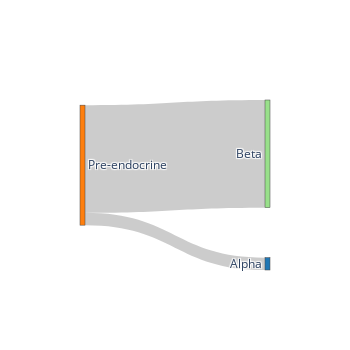

The code cell stored with this chart in its notebook:
### Code cell
color_node = ['#ff7f0e', '#98e08a', '#2077b4', '#94678b']
color_link = ['#ff7f0e', '#98e08a', '#2077b4', '#94678b']

label = ["Pre-endocrine", "Beta", "Alpha"]
source = [0, 0, 0]
target = [1, 2, 3]
value = [np.sum(terminal_class == "Beta") / terminal_class.shape[0], 
         np.sum(terminal_class == "Alpha") / terminal_class.shape[0]]
# data to dict, dict to sankey
link = dict(source = source, target = target, value = value)
node = dict(label = label, pad=50, thickness=5, color=color_node)
data = go.Sankey(link = link, node=node)
# plot
fig = go.Figure(data)
fig.update_layout(
    autosize=False,
    width=350,
    height=350)
fig.write_image("sankey-baseline.png", width=350, height=350, scale=3)
fig.show()

### Figure 1 — Plotly figure (JSON) as saved in the notebook; plotly's stock layout.template omitted (floating-point values rounded to 4 significant figures)
{"data": [{"link": {"source": [0, 0, 0], "target": [1, 2, 3], "value": [0.896, 0.103]}, "node": {"color": ["#ff7f0e", "#98e08a", "#2077b4", "#94678b"], "label": ["Pre-endocrine", "Beta", "Alpha"], "pad": 50, "thickness": 5}, "type": "sankey"}], "layout": {"autosize": false, "height": 350, "width": 350}}
